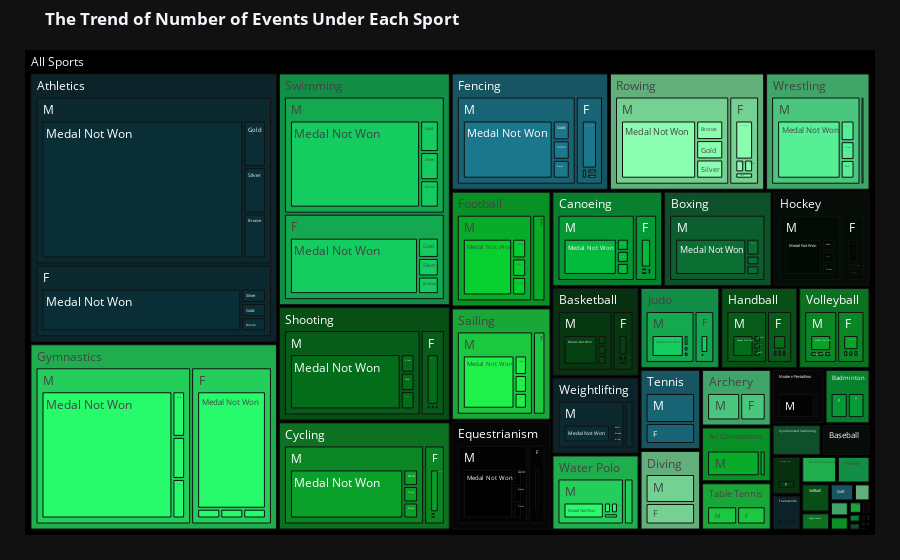

The notebook cell this image was saved under:
### Markdown cell above
### 15. A Visualization Showing Sports That Have Most Number Of Events

### Code cell
import plotly.express as px

# Color scheme for the visualization
line_colors = ["#0a2e36", "#27FB6B", "#14cc60", "#036d19", "#09a129"]

# Treemap showing the trend of number of events under each sport, divided by Sex and Medal
fig = px.treemap(data_df, 
                 title="<b>The Trend of Number of Events Under Each Sport</b>", 
                 path=[px.Constant("All Sports"), 'Sport', 'Sex', 'Medal'],
                 color_discrete_sequence=line_colors, 
                 template="plotly_dark")

# Updating trace colors and layout
fig.update_traces(root_color="Black")
fig.update_layout(margin=dict(t=50, l=25, r=25, b=25))

# Display the figure
fig.show()

### Figure 1 — Plotly figure (JSON) as saved in the notebook; plotly's stock layout.template omitted (floating-point values rounded to 4 significant figures; data arrays with more than 128 entries replaced by an {"elided": "..."} marker saying what was removed)
{"data": [{"branchvalues": "total", "domain": {"x": [0, 1], "y": [0, 1]}, "hovertemplate": "labels=%{label}<br>count=%{value}<br>parent=%{parent}<br>id=%{id}<extra></extra>", "ids": {"elided": "474 str values"}, "labels": {"elided": "474 str values"}, "name": "", "parents": {"elided": "474 str values"}, "root": {"color": "Black"}, "type": "treemap", "values": {"elided": "474 int values"}}], "layout": {"autosize": true, "legend": {"tracegroupgap": 0}, "margin": {"b": 25, "l": 25, "r": 25, "t": 50}, "title": {"text": "<b>The Trend of Number of Events Under Each Sport</b>"}, "treemapcolorway": ["#0a2e36", "#27FB6B", "#14cc60", "#036d19", "#09a129"]}}
